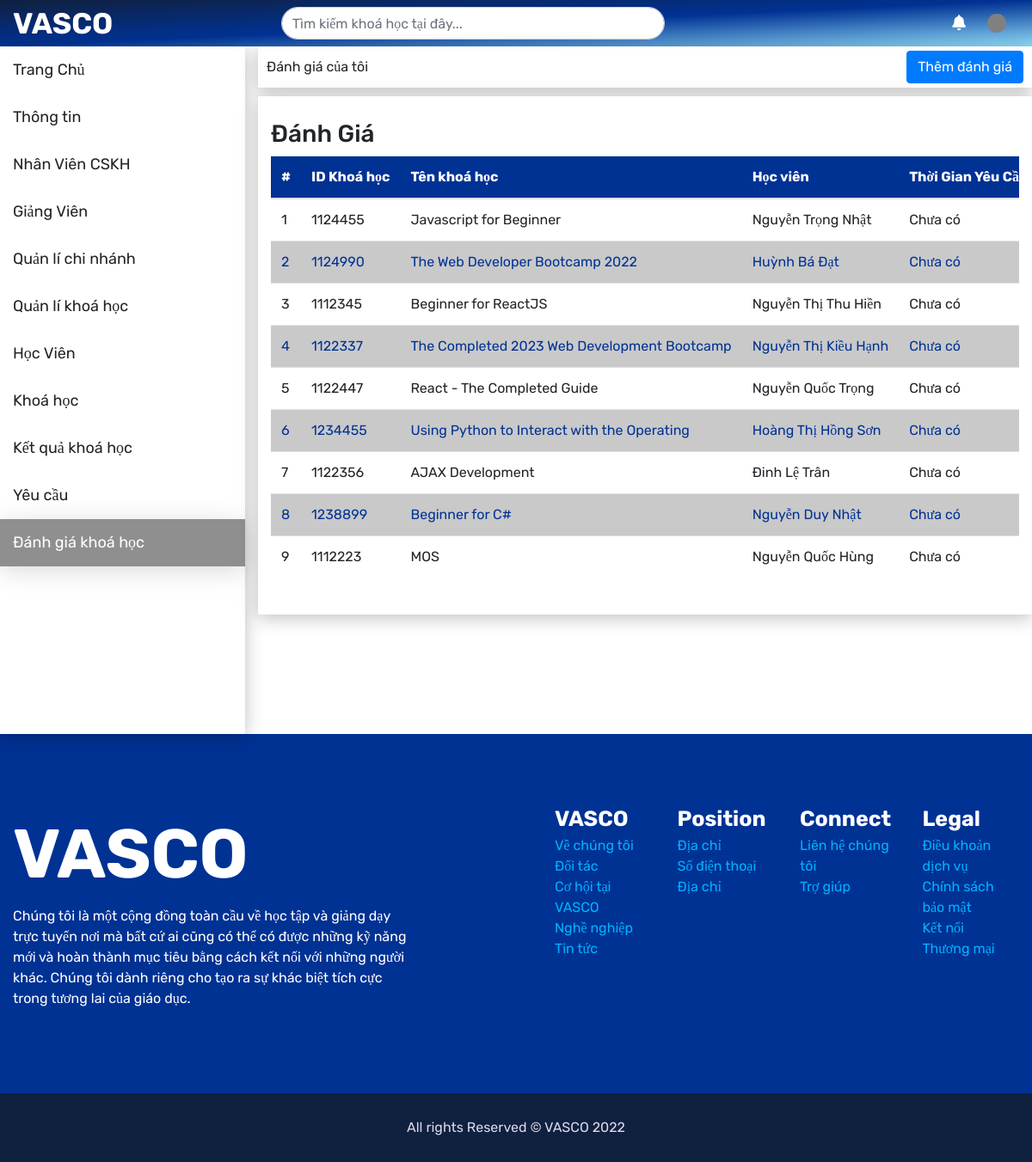
The page /staff/myrate.php on the database its author committed.
### tables this page shows
CREATE TABLE `review` (
  `student_id` varchar(7) NOT NULL,
  `course_id` varchar(7) NOT NULL,
  `content` text DEFAULT NULL,
  `time` date NOT NULL DEFAULT current_timestamp()
);

CREATE TABLE `course` (
  `course_id` varchar(7) NOT NULL,
  `start_date` date DEFAULT NULL,
  `level` varchar(255) DEFAULT NULL,
  `fee` varchar(255) DEFAULT NULL,
  `name` varchar(255) DEFAULT NULL,
  `length` varchar(255) DEFAULT NULL,
  `time` varchar(255) DEFAULT NULL,
  `manager_id` varchar(255) NOT NULL
);

CREATE TABLE `student` (
  `student_id` varchar(7) NOT NULL,
  `name` varchar(55) NOT NULL,
  `address` varchar(255) DEFAULT NULL,
  `dob` date DEFAULT NULL,
  `age` varchar(3) DEFAULT NULL
);

### staff/myrate.php (the view, shortened to what this page needs)
<?php
    include('../config/ketnoi.php');
?>
<!doctype html>
<html lang="en">
  <head>
    <link rel="stylesheet" href="../css/allcss.css">
    <link rel="stylesheet" href="../css/header.css">
    <link rel="stylesheet" href="../css/footer.css">
    <link rel="stylesheet" href="./css/header.css">
    <link rel="stylesheet" href="./css/nav-bar.css">
    <link rel="stylesheet" href="./css/profile.css">
    <link rel="stylesheet" href="./css/mycourse.css">
    <link rel="stylesheet" href="https://cdnjs.cloudflare.com/ajax/libs/font-awesome/6.2.0/css/all.min.css">
    <link rel="stylesheet" href="https://stackpath.bootstrapcdn.com/bootstrap/4.3.1/css/bootstrap.min.css">
  </head>
  <body>
    <?php require "./partial/header-logined.php"?>
    <div class="content container-fluid !direction !spacing">
      <div class="row">
        <div class="col-3 navigation-bar">
          <?php require "./partial/nav-bar.php"?>
        </div>
        <div class="col-9">
          <div class="link row">
              <div class="text">Đánh giá của tôi</div>
              <button type="button" class="btn btn-primary">Thêm đánh giá</button>
          </div>
          <div class="wrapper-content row">
            <div class="container-fluid">
                <div class="row">
                    <div class="col-sm-12">
                        <div class="white-box">
                          <div class="title row">
                            <h3 class="box-title">Đánh Giá</h3>
                          </div>
                            <div class="table-responsive">
                                <table class="table text-nowrap">
                                    <thead>
                                        <tr>
                                            <th>#</th>
                                            <th>ID Khoá học</th>
                                            <th>Tên khoá học</th>
                                            <th>Học viên</th>
                                            <th>Thời Gian Yêu Cầu</th>
                                        </tr>
                                    </thead>
                                    <tbody>
                                      <?php
                                        $i = 0;
                                        $output = '';
                                        $sqlrate = $con->query("SELECT review.content, course.name AS course_name, course.course_id, student.name AS student_name
                                        FROM (review INNER JOIN course ON review.course_id = course.course_id)
                                        INNER JOIN student ON review.student_id = student.student_id
                                        ");
                                        if ($sqlrate->num_rows > 0) {
                                          while($rowrate = $sqlrate->fetch_assoc()) {
                                            $i++;
                                            $output .= '<tr>
                                            <td>'.$i.'</td>
                                            <td>'.$rowrate['course_id'].'</td>
                                            <td>'.$rowrate['course_name'].'</td>
                                            <td>'.$rowrate['student_name'].'</td>
                                            <td>Chưa có</td>
                                            <td>'.$rowrate['content'].'</td>
                                            ';
                                              if(true){
                                                $output.= '<td>
                                                            <button type="button" class="btn btn-danger deletecourse" style="color: #fff"><iconify-icon icon="mdi:trash"></iconify-icon></button>
                                                          </td>
                                                        </tr>';
                                            }
                                            else{
                                                $output.= '<td>
                                                            </td>
                                                        </tr>';
                                            }
                                          }
                                          echo $output;
                                        }
                                      ?>
                                    </tbody>
                                </table>
                            </div>
                        </div>
                    </div>
                </div>
            </div>
          </div>
        </div>
      </div>
    </div>
    <?php require "../partial/footer.php"?>
  </body>
</html>

### css/allcss.css (style rules this page uses)
:root { --main-color: #0021F5; --primary-color: #003294; --primary-color-light: #2257BF; --second-color: #1CAEE4; --title-text: 34px; --default-text: 18px; --font-style-title: 'Work Sans'; --font-style-main: 'Rubik'; --radius-frame: 20px; --small-text: 16px; --medium-text: 25px; }
* { margin: 0; padding: 0; font-family: var(--font-style-main); box-sizing: border-box; list-style: none; }

### staff/css/profile.css (style rules this page uses)
.content { min-height: 100vh; }
.content .navigation-bar { padding-left: 0 !important; }
.content .link { justify-content: space-between; align-items: center; min-height: 48px; box-shadow: 0px 4px 20px rgba(0, 0, 0, 0.25); background-color: white; padding: 0 10px; }
.content .wrapper-content { margin-top: 10px; padding: 27px 0; box-shadow: 0px 4px 20px rgba(0, 0, 0, 0.25); background-color: white; }

### staff/css/mycourse.css (style rules this page uses)
.table thead tr { background-color: #003294; color: white; }
.table tbody tr td { vertical-align: middle; }
.table tbody tr:not(:nth-child(2n + 1)) { background-color: #C9c9c9; color: #003294; }
.white-box .title { display: flex; justify-content: space-between; padding: 0 15px; }

### rows shown on the page
review: course.course_id "1124455", course.name "Javascript for Beginner", student.name "Nguyễn Trọng Nhật"
review: course.course_id "1124990", course.name "The Web Developer Bootcamp 2022", student.name "Huỳnh Bá Đạt"
review: course.course_id "1112345", course.name "Beginner for ReactJS", student.name "Nguyễn Thị Thu Hiền"
review: course.course_id "1122337", course.name "The Completed 2023 Web Development Bootcamp", student.name "Nguyễn Thị Kiều Hạnh"
review: course.course_id "1122447", course.name "React - The Completed Guide", student.name "Nguyễn Quốc Trọng"
review: course.course_id "1234455", course.name "Using Python to Interact with the Operating", student.name "Hoàng Thị Hồng Sơn"
review: course.course_id "1122356", course.name "AJAX Development", student.name "Đinh Lệ Trân"
review: course.course_id "1238899", course.name "Beginner for C#", student.name "Nguyễn Duy Nhật"
review: course.course_id "1112223", course.name "MOS", student.name "Nguyễn Quốc Hùng"
